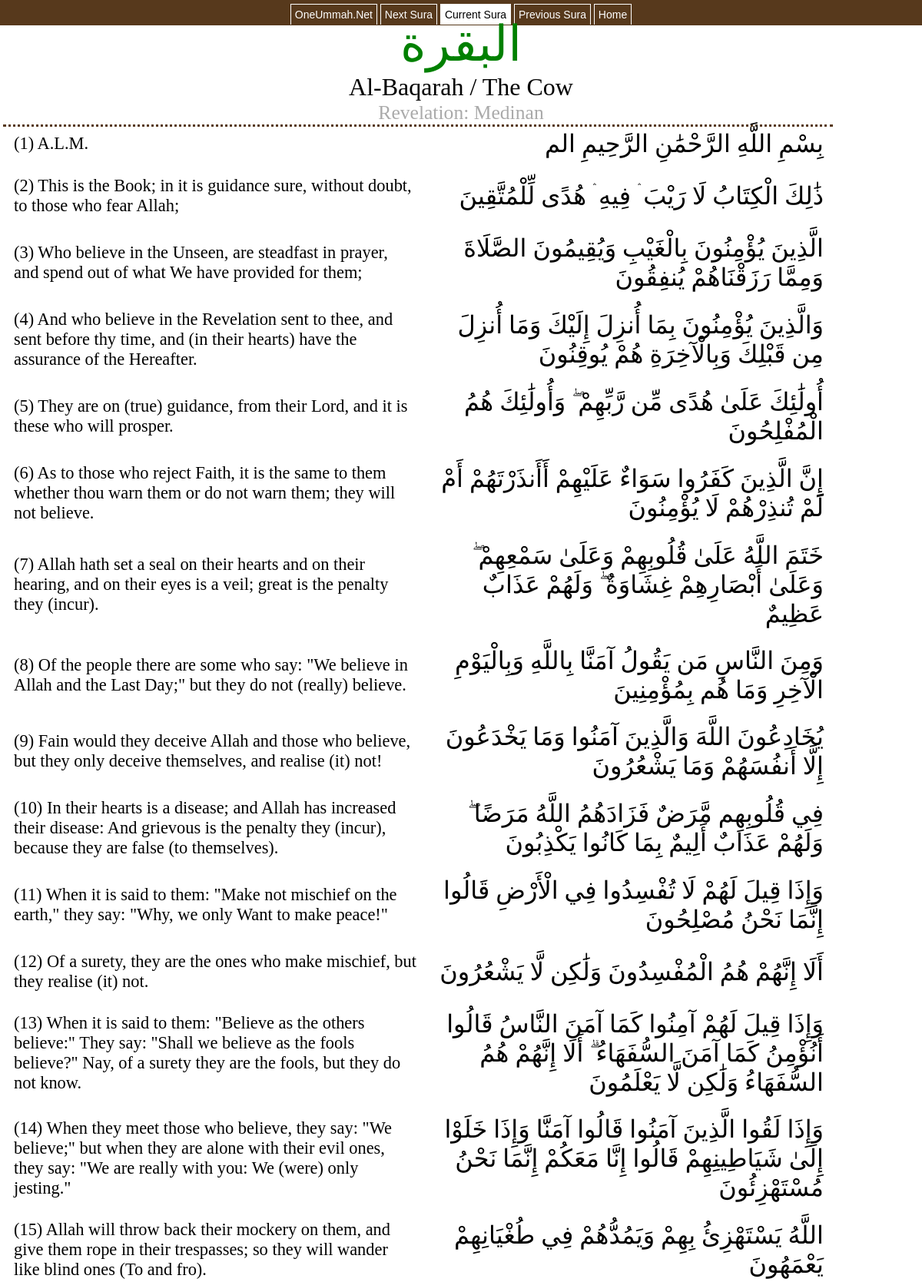
Screenshot of /book/index.php?suranumber=2 (upper part) with the database file from the repository.
### tables this page shows
CREATE TABLE `metadata` (
  `suranum` int(11) NOT NULL AUTO_INCREMENT,
  `ayas` int(11) DEFAULT NULL,
  `name` text,
  `tname` text,
  `ename` text,
  `type` text,
  PRIMARY KEY (`suranum`)
);

CREATE TABLE `quran_text` (
  `index` int(4) NOT NULL AUTO_INCREMENT,
  `sura` int(3) NOT NULL DEFAULT '0',
  `aya` int(3) NOT NULL DEFAULT '0',
  `text` text NOT NULL,
  PRIMARY KEY (`index`)
);

CREATE TABLE `Quran` (
  `ID` int(11) NOT NULL AUTO_INCREMENT,
  `DatabaseID` smallint(6) NOT NULL,
  `SuraID` int(11) NOT NULL,
  `VerseID` int(11) NOT NULL,
  `AyahText` text NOT NULL,
  PRIMARY KEY (`ID`)
);

### book/index.php (the view, shortened to what this page needs)
<!DOCTYPE html PUBLIC "-//W3C//DTD XHTML 1.0 Transitional//EN" "http://www.w3.org/TR/xhtml1/DTD/xhtml1-transitional.dtd">
<html xmlns="http://www.w3.org/1999/xhtml" dir="rtl">
<head>
	<link href="styles/arabic-style.css" type="text/css" rel="stylesheet" />
</head>
<body>
<div id="container">
<?php
$s1 = $_GET['suranumber'];
?>
<div id="header">
<div id="navcontainer">
<ul id="navlist">
<li><a href="http://www.oneummah.net/quran/">Home</a></li>
<li><a href="<?php $previous = $s1 - 1; print $previous ?>.html">Previous Sura</a></li>
<li id="active"><a href="#" id="current">Current Sura</a></li>
<li><a href="<?php $next = $s1 + 1; print $next ?>.html">Next Sura</a></li>
<li><a href="http://www.oneummah.net">OneUmmah.Net</a></li>
</ul>
</div>
</div>
<?php
include("metadata.php");
echo "<table class='qurantext'>";
$result = mysql_query("SELECT * FROM quran_text, Quran WHERE sura='$s1' AND SuraID='$s1' AND VerseID=aya");
while($row = mysql_fetch_array($result))
  {
  echo "<tr class='verserows'>";
  echo "<td class='column1'>";
  echo $row['text'];
  echo "</td><td class='column2'>";
  echo " (";
  echo $row['VerseID'];
  echo ") ";
  echo $row['AyahText'];
  echo "</td></tr>";
  }
echo "</table>";
?>
</body>
</html>

### book/metadata.php (shortened to what this page needs)
<?php
$s1 = $_GET['suranumber'];
$result = mysql_query("SELECT * FROM metadata WHERE suranum='$s1'");
while($row = mysql_fetch_array($result))
  {
  echo "<div class='header'>";
  echo "<span class='atitle'>";
  echo $row['name'];
  echo "</span>";
  echo "<br />";
  echo "<span class='ttitle'>";
  echo $row['tname'];
  echo " / </span>";
  echo "<span class='etitle'>";
  echo $row['ename'];
  echo "</span><br />";
  echo "<span class='revelation'>";
  echo "Revelation: ";
  echo $row['type'];
  echo "</span>";
  echo "</div>";
  }
?>

### book/styles/arabic-style.css (style rules this page uses)
body { font-size: 2em; margin: 0; padding: 0; }
a:link { color: #57391C; }
#container { padding: 0; margin: 0; }
#header { background-color: #57391C; height: 20px; width: 100%; margin-left: 0; margin-right: 0; padding: 0; }
#navcontainer ul { text-align: center; padding-bottom: 5px; padding-top: 10px; padding-left: 0; padding-right: 0; margin-top: 0; margin-left: 0; background-color: #57391C; color: white; width: 100%; font-family: Tahoma, Verdana,sans-serif; font-size: 14px; line-height: 18px; }
#navcontainer ul li { display: inline; padding-left: 0; padding-right: 0; padding-bottom: 5px; padding-top: 5px; margin: 0; }
#navcontainer ul li a { padding-left: 5px; padding-right: 5px; padding-bottom: 5px; padding-top: 5px; color: white; text-decoration: none; border-right: 1px solid #fff; border-left: 1px solid #fff; border-top: 1px solid #fff; }
#navcontainer #active a { background: white; color: black; }
.qurantext { margin: 0 4px 0 4px; width: 90%; height: 100%; min-height: 100%; border-top: 3px dotted #57391C; padding: 0; float: left; }
.column1 { width: 50%; padding-right: 12px; padding-bottom: 20px; padding-right: 10px; margin-right: 10px; font-family: Scheherazade; }
.column2 { direction: ltr; font-size: 0.7em; width: 50%; padding-bottom: 20px; padding-left: 12px; }
.atitle { font-family: Scheherazade, serif; font-size: 2em; color: green; margin: 0; padding: 0; }
.ttitle { font-family: Georgia, serif; font-size: 1.0em; color: black; margin: 0; padding: 0; }
.etitle { font-family: Georgia, serif; font-size: 1.0em; color: black; margin: 0; padding: 0; }
.revelation { font-family: Georgia, serif; font-size: 0.8em; color: #aaa; }
.verserows { padding-bottom: 8px; margin-bottom: 8px; }
.header { font-family: Scheherazade, serif; text-align: center; margin-left: auto; margin-right: auto; padding: 0; }

### rows the page displays
metadata: name "البقرة", tname "Al-Baqarah", ename "The Cow", type "Medinan"
quran_text: text "بِسْمِ اللَّهِ الرَّحْمَٰنِ الرَّحِيمِ الم", quran.VerseID "1", quran.AyahText "A.L.M."
quran_text: text "ذَٰلِكَ الْكِتَابُ لَا رَيْبَ ۛ فِيهِ ۛ هُدًى لِّلْمُتَّقِينَ", quran.VerseID "2", quran.AyahText "This is the Book; in it is guidance sure, without doubt, to those who fear Allah;"
quran_text: text "الَّذِينَ يُؤْمِنُونَ بِالْغَيْبِ وَيُقِيمُونَ الصَّلَاةَ وَمِمَّا رَزَقْنَاهُمْ يُنفِقُونَ", quran.VerseID "3", quran.AyahText "Who believe in the Unseen, are steadfast in prayer, and spend out of what We have provided for them;"
quran_text: text "وَالَّذِينَ يُؤْمِنُونَ بِمَا أُنزِلَ إِلَيْكَ وَمَا أُنزِلَ مِن قَبْلِكَ وَبِالْآخِرَةِ هُمْ يُوقِنُونَ", quran.VerseID "4", quran.AyahText "And who believe in the Revelation sent to thee, and sent before thy time, and (in their hearts) have the assurance of the Hereafter."
quran_text: text "أُولَٰئِكَ عَلَىٰ هُدًى مِّن رَّبِّهِمْ ۖ وَأُولَٰئِكَ هُمُ الْمُفْلِحُونَ", quran.VerseID "5", quran.AyahText "They are on (true) guidance, from their Lord, and it is these who will prosper."
quran_text: text "إِنَّ الَّذِينَ كَفَرُوا سَوَاءٌ عَلَيْهِمْ أَأَنذَرْتَهُمْ أَمْ لَمْ تُنذِرْهُمْ لَا يُؤْمِنُونَ", quran.VerseID "6", quran.AyahText "As to those who reject Faith, it is the same to them whether thou warn them or do not warn them; they will not believe."
quran_text: text "خَتَمَ اللَّهُ عَلَىٰ قُلُوبِهِمْ وَعَلَىٰ سَمْعِهِمْ ۖ وَعَلَىٰ أَبْصَارِهِمْ غِشَاوَةٌ ۖ وَلَهُمْ عَذَابٌ عَظِيمٌ", quran.VerseID "7", quran.AyahText "Allah hath set a seal on their hearts and on their hearing, and on their eyes is a veil; great is the penalty they (incur)."
quran_text: text "وَمِنَ النَّاسِ مَن يَقُولُ آمَنَّا بِاللَّهِ وَبِالْيَوْمِ الْآخِرِ وَمَا هُم بِمُؤْمِنِينَ", quran.VerseID "8", quran.AyahText "Of the people there are some who say: \"We believe in Allah and the Last Day;\" but they do not (really) believe."
quran_text: text "يُخَادِعُونَ اللَّهَ وَالَّذِينَ آمَنُوا وَمَا يَخْدَعُونَ إِلَّا أَنفُسَهُمْ وَمَا يَشْعُرُونَ", quran.VerseID "9", quran.AyahText "Fain would they deceive Allah and those who believe, but they only deceive themselves, and realise (it) not!"
quran_text: text "فِي قُلُوبِهِم مَّرَضٌ فَزَادَهُمُ اللَّهُ مَرَضًا ۖ وَلَهُمْ عَذَابٌ أَلِيمٌ بِمَا كَانُوا يَكْذِبُونَ", quran.VerseID "10", quran.AyahText "In their hearts is a disease; and Allah has increased their disease: And grievous is the penalty they (incur), because they are false (to themselves)."
quran_text: text "وَإِذَا قِيلَ لَهُمْ لَا تُفْسِدُوا فِي الْأَرْضِ قَالُوا إِنَّمَا نَحْنُ مُصْلِحُونَ", quran.VerseID "11", quran.AyahText "When it is said to them: \"Make not mischief on the earth,\" they say: \"Why, we only Want to make peace!\""
quran_text: text "أَلَا إِنَّهُمْ هُمُ الْمُفْسِدُونَ وَلَٰكِن لَّا يَشْعُرُونَ", quran.VerseID "12", quran.AyahText "Of a surety, they are the ones who make mischief, but they realise (it) not."
quran_text: text "وَإِذَا قِيلَ لَهُمْ آمِنُوا كَمَا آمَنَ النَّاسُ قَالُوا أَنُؤْمِنُ كَمَا آمَنَ السُّفَهَاءُ ۗ أَلَا إِنَّهُمْ هُمُ السُّفَهَاءُ وَلَٰكِن لَّا يَعْلَمُونَ", quran.VerseID "13", quran.AyahText "When it is said to them: \"Believe as the others believe:\" They say: \"Shall we believe as the fools believe?\" Nay, of a surety they are the fools, but they do not know."
quran_text: text "وَإِذَا لَقُوا الَّذِينَ آمَنُوا قَالُوا آمَنَّا وَإِذَا خَلَوْا إِلَىٰ شَيَاطِينِهِمْ قَالُوا إِنَّا مَعَكُمْ إِنَّمَا نَحْنُ مُسْتَهْزِئُونَ", quran.VerseID "14", quran.AyahText "When they meet those who believe, they say: \"We believe;\" but when they are alone with their evil ones, they say: \"We are really with you: We (were) only jesting.\""
quran_text: text "اللَّهُ يَسْتَهْزِئُ بِهِمْ وَيَمُدُّهُمْ فِي طُغْيَانِهِمْ يَعْمَهُونَ", quran.VerseID "15", quran.AyahText "Allah will throw back their mockery on them, and give them rope in their trespasses; so they will wander like blind ones (To and fro)."
